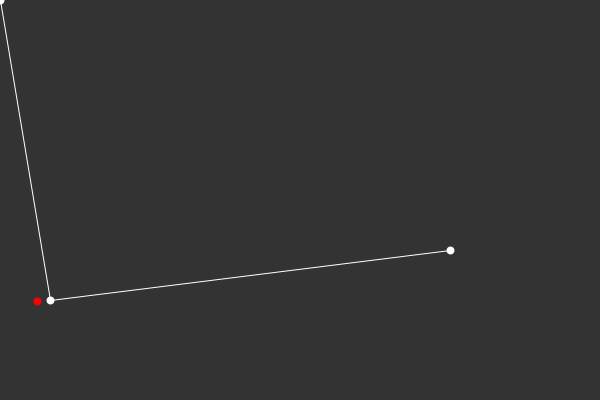
Frame 1 (no input)
Frame 60 (the mouse pressed at the canvas centre just before this capture): identical to frame 1, image omitted
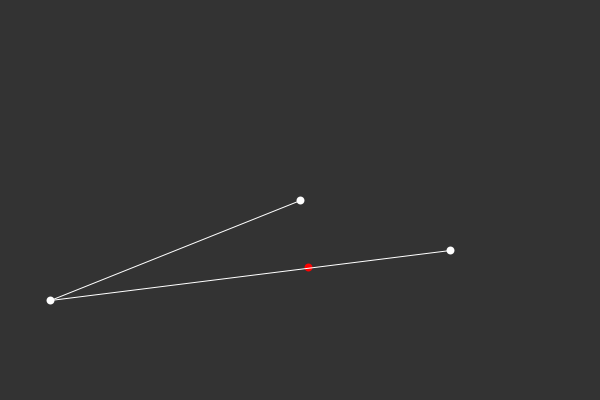
Frame 120 (the mouse held since frame 60 and released just before this capture)

The Processing sketch that drew these frames (run headless with seeded random() and noise(); from frame 60 on, the mouse is pressed at the canvas centre):

// Processing sketch: scalar_projection
// ── scalar_projection.pde
void setup() {
  size(600, 400);
}

void draw() {
  background(51);

  PVector A = new PVector(50, 300);
  PVector B = new PVector(450, 250);

  PVector mouse = new PVector(mouseX, mouseY);
  PVector projec = scalarProjection2(A, B, mouse);
  strokeWeight(8);
  stroke(255);
  point(B.x, B.y);

  point(A.x, A.y);

  point(mouse.x, mouse.y);
  stroke(255, 0, 0);
  point(projec.x, projec.y);
  strokeWeight(1);

  stroke(255);
  line(A.x, A.y, B.x, B.y);
  line(A.x, A.y, mouse.x, mouse.y);
}

PVector scalarProjection(PVector a, PVector b, PVector m) {
  //PVector ab = PVector.sub(b, a);
  //PVector am = PVector.sub(m, a);

  //am.normalize();
  //am.mult(ab.dot(am));

  //PVector normal = PVector.add(a,am);
  //return normal;




  PVector staticLine = PVector.sub(b, a);
  PVector movingLine = PVector.sub(m, a);

  float theta = PVector.angleBetween(staticLine, movingLine);
  //float magStatic = staticLine.mag();
  staticLine.normalize();

  // float angel = cos(theta);
  PVector projection = PVector.mult(staticLine, movingLine.mag()*cos(theta));
  projection.add(a);
  return projection;
}


PVector scalarProjection2(PVector a, PVector b, PVector m) {

  PVector staticLine = PVector.sub(b, a);
  PVector movingLine = PVector.sub(m, a);

  staticLine.normalize();

  staticLine.mult(staticLine.dot(movingLine));
  
  //PVector projection = PVector.mult(staticLine, movingLine.mag()*cos(theta));
  staticLine.add(a);
  
  return staticLine;
}
